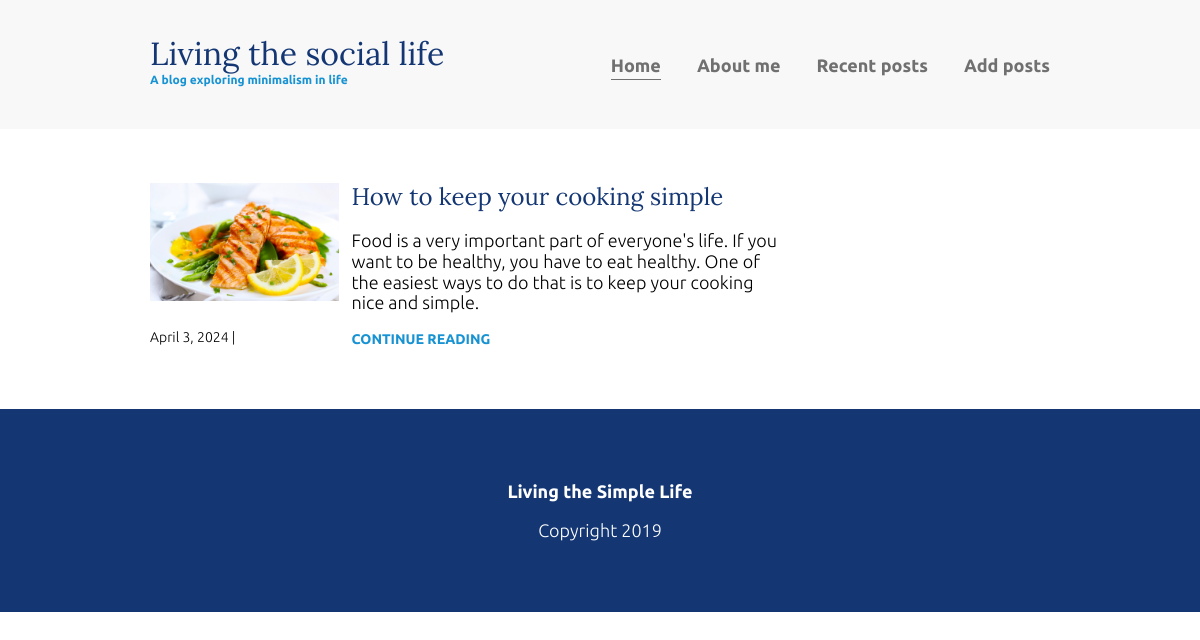
The page /find/1 on the database its author committed.
### home/models.py (models this page shows, shortened)
class Blog(models.Model):
    title = models.CharField(max_length=100)
    image = models.ImageField(upload_to='blog_images/')
    date = models.DateField()
    description = models.TextField()

### home/views.py (the view)
# urls.py: path('find/<id>', views.find, name='find'),
def find(request, id):
    fd = {
        "data": Blog.objects.get(id=id)
    }
    return render(request, "find.html",fd)

### templates/find.html (shortened to what this page needs)
{% extends "base.html"%}
{% block content %}
<div class="container container-flex">
    <main role="main">
        <article class="article-recent">
            <div class="article-recent-main">
                <h2 class="article-title">{{data.title}}</h2>
                <p class="article-body">{{data.description}}</p>
                <a href="find/{{data.id}}" class="article-read-more">CONTINUE READING</a>
            </div>
            <div class="article-recent-secondary">
                    <img src="{{data.image.url}}" alt="" class="">
                <p class="article-info">{{data.date}} | </p>
            </div>
        </article>
    </main>
</div>
{% endblock %}

### static/css/style.css (style rules this page uses)
body { margin: 0; font-family: 'Ubuntu', sans-serif; font-size: 1.125rem; font-weight: 300; }
img { max-width: 100%; display: block; }
h1, h2, h3 { font-family: 'Lora', serif; font-weight: 400; color: #143774; margin-top: 0; }
a { color: #1792d2; }
.article-title { font-size: 1.5rem; }
.article-read-more, .article-info { font-size: .875rem; }
.article-read-more { color: #1792d2; text-decoration: none; font-weight: 700; }
.article-info { margin: 2em 0; }
.container { width: 90%; max-width: 900px; margin: 0 auto; }
.container-flex { display: flex; flex-direction: column; justify-content: space-between; }
@media (min-width: 675px) { .container-flex { flex-direction: row; } }
@media (min-width: 675px) { main { width: 70%; } }
.article-recent { display: flex; flex-direction: column; margin-bottom: 2em; }
.article-recent-main { order: 2; }
.article-recent-secondary { order: 1; }
@media (min-width: 675px) { .article-recent { flex-direction: row; justify-content: space-between; } }
@media (min-width: 675px) { .article-recent-main { width: 68%; } }
@media (min-width: 675px) { .article-recent-secondary { width: 30%; } }
@media (min-width: 675px) { .article-info { order: -1; } }

### rows shown on the page
Blog: title "How to keep your cooking simple", description "Food is a very important part of everyone's life. If you want to be healthy, you have to eat healthy. One of the easiest ways to do that is to keep your cooking nice and simple.", image (picture), date "April 3, 2024"
